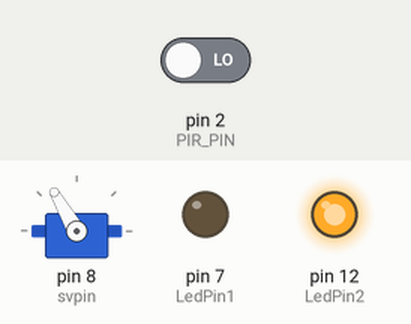
A sketch run on a simulated Arduino Uno, built with avr-gcc and run on an emulated ATmega328P. Shown: servo, output pins drawn as LEDs (lit = HIGH). The test bench sets the inputs (shaded band); at power-on: pin 2 (PIR_PIN) LOW.

Above: at 11.2 s.
11.3 s: pin 2 (PIR_PIN) driven HIGH
At 11.8 s:
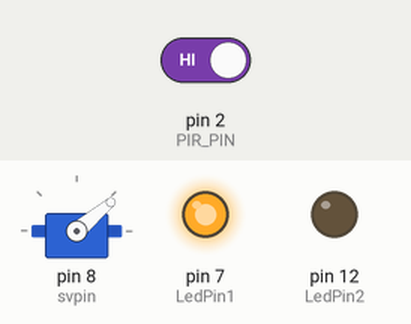
Timing chart, 0 to 14.3 s (numbered marks = the images above; inputs shaded):
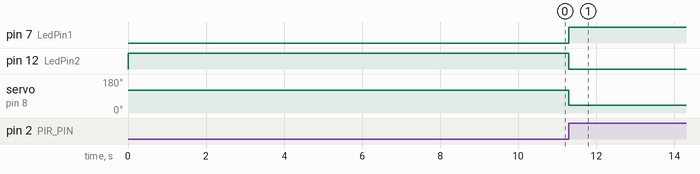

The sketch:

Sketch_AutomatedRoomLightSystem.ino
```cpp
#include <Servo.h>
Servo myServo;
const int PIR_PIN = 2;
const int LedPin1 = 7;
const int LedPin2 = 12;
const int svpin = 8;
int svpos = 120;
int sensorState = 0;
int lastSensorState = 0;

void setup() {
  pinMode(PIR_PIN, INPUT);
  pinMode(LedPin1, OUTPUT);
  pinMode(LedPin2, OUTPUT);
  digitalWrite(LedPin1, LOW);
  digitalWrite(LedPin2, HIGH);

  myServo.attach(svpin);
  myServo.write(svpos);
  delay(10000);
  myServo.detach();
}

void loop() {
  sensorState = digitalRead(PIR_PIN);

  if (sensorState == HIGH && lastSensorState == LOW) {
    if (svpos == 120) {
      svpos = 40;
      digitalWrite(LedPin1, HIGH);
      digitalWrite(LedPin2, LOW);
    } else {
      svpos = 120;
      digitalWrite(LedPin1, LOW);
      digitalWrite(LedPin2, HIGH);
    }

    myServo.attach(svpin);
    myServo.write(svpos);
    delay(300);
    myServo.detach();
  }

  lastSensorState = sensorState;
  delay(100);
}
```

Measured:
- after the input at 11.3 s, pin 7 (LedPin1): LOW → HIGH at once; pin 12 (LedPin2): HIGH → LOW at once; servo on pin 8 (svpin): 120° → 40° at once
